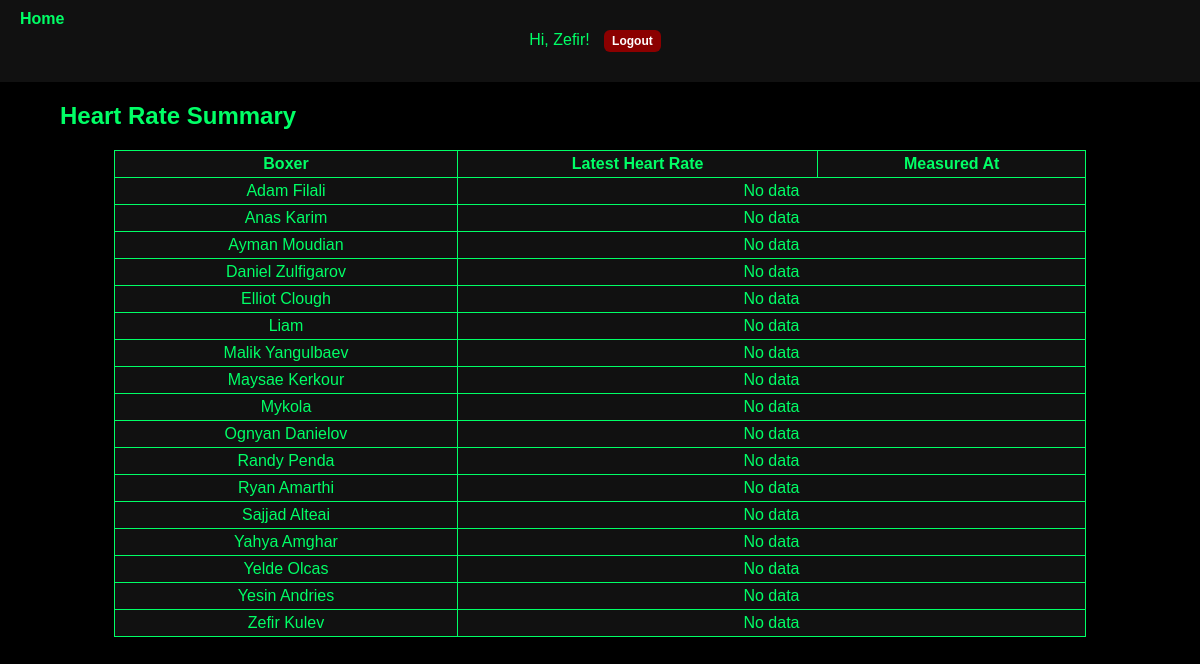
/heart-rate/summary/ (signed in), run on an earlier commit of the app's database.
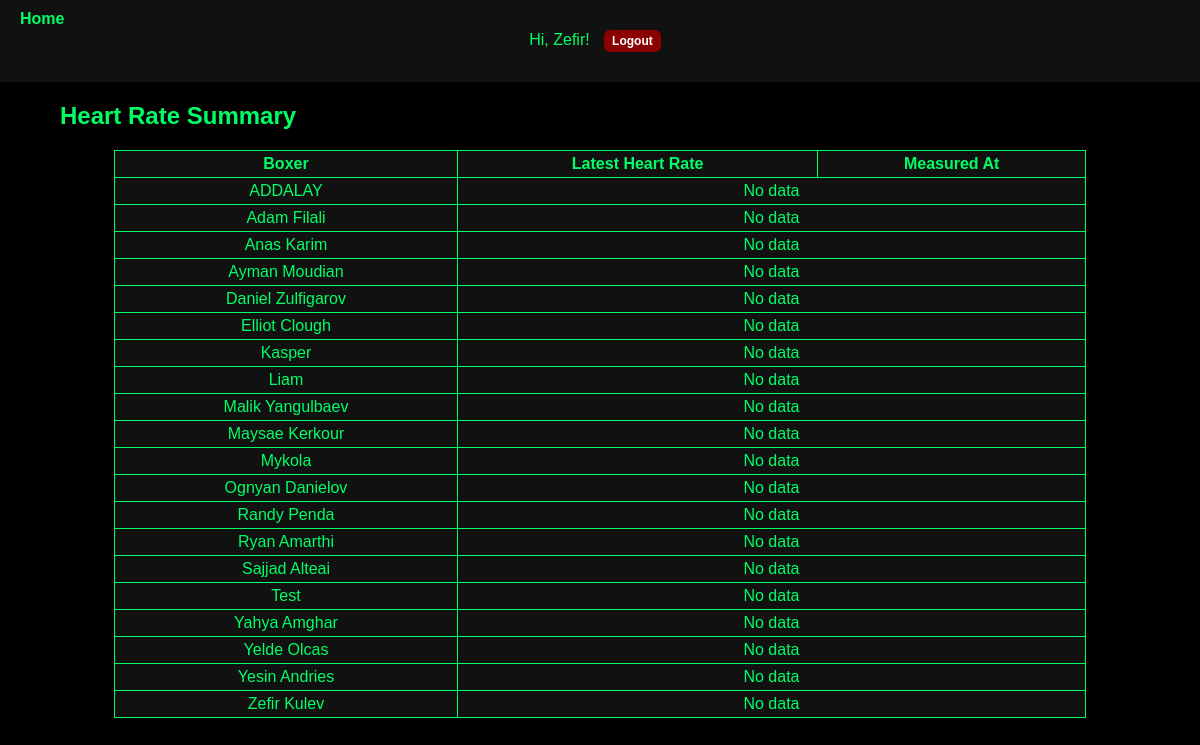
And on a later commit of the database.
### BoxersPresenceApp/models.py (models this page shows, shortened)
class Boxer(models.Model):
    uuid = models.UUIDField(default=uuid4, editable=False, db_index=True)
    name = models.CharField(max_length=120)
    date_of_birth = models.DateField(blank=True, null=True)  # Birthday (optional)
    parent_name = models.CharField(max_length=120, blank=True, default="")  # NEW (optional)
    gym = models.ForeignKey(Gym, on_delete=models.PROTECT, related_name="boxers")
    coaches = models.ManyToManyField(settings.AUTH_USER_MODEL, blank=True, related_name="boxers")
    shared_with_gyms = models.ManyToManyField(Gym, blank=True, related_name="shared_boxers")

### BoxersPresenceApp/views.py (the view)
# urls.py: path('heart-rate/summary/', views.HeartRateSummaryView.as_view(), name='heart_rate_summary'),
class HeartRateSummaryView(LoginRequiredMixin, TemplateView):
    template_name = "heartrate/heart_rate_summary.html"
    def get_context_data(self, **kwargs):
        ctx = super().get_context_data(**kwargs)
        gym = user_gym(self.request)
        if self.request.user.is_superuser:
            boxers = Boxer.objects.all()
        elif gym:
            boxers = Boxer.objects.filter(
                Q(gym=gym) | Q(shared_with_gyms=gym) | Q(coaches=self.request.user)
            ).distinct()
        else:
            boxers = Boxer.objects.filter(coaches=self.request.user).distinct()
        boxers = boxers.order_by("name")
        hr_qs = HeartRate.objects.filter(boxer__in=boxers)
        latest = hr_qs.values("boxer_id").annotate(last_measured=Max("measured_at"))
        last_map = {row["boxer_id"]: row["last_measured"] for row in latest}
        filt = Q()
        for b_id, ts in last_map.items():
            filt |= (Q(boxer_id=b_id) & Q(measured_at=ts))
        latest_objs = hr_qs.filter(filt) if last_map else hr_qs.none()
        latest_objs = latest_objs.select_related("boxer")
        obj_map = {hr.boxer_id: hr for hr in latest_objs}
        rows = []
        for boxer in boxers:
            rows.append({
                "boxer": boxer,
                "latest": obj_map.get(boxer.id),
            })
        ctx["rows"] = rows
        return ctx

### BoxersPresenceApp/context_processors.py (called while the page is built)
def role_flags(request):
    is_parent = False
    if getattr(request, "user", None) and request.user.is_authenticated:
        try:
            request.user.parent_profile
            is_parent = True
        except ParentProfile.DoesNotExist:
            pass
    return {"is_parent": is_parent}

### BoxersPresenceApp/utils.py (called while the page is built)
def user_gym(request_or_user):
    user = getattr(request_or_user, "user", request_or_user)
    try:
        return user.coach_profile.gym
    except Exception:
        return Gym.objects.first()

### templates/heartrate/heart_rate_summary.html
{% extends "base.html" %}
{% block content %}
<h2>Heart Rate Summary</h2>
<table>
  <thead>
    <tr>
      <th>Boxer</th>
      <th>Latest Heart Rate</th>
      <th>Measured At</th>
    </tr>
  </thead>
  <tbody>
    {% for row in rows %}
      <tr>
        <td>{{ row.boxer.name }}</td>
        {% if row.latest %}
          <td>{{ row.latest.bpm }} bpm</td>
          <td>{{ row.latest.measured_at|date:"Y-m-d H:i" }}</td>
        {% else %}
          <td colspan="2">No data</td>
        {% endif %}
      </tr>
    {% endfor %}
  </tbody>
</table>
{% endblock %}

What changed in the data, as far as the page shows it:
added Boxer: boxer.name "ADDALAY"
added Boxer: boxer.name "Kasper"
added Boxer: boxer.name "Test"
